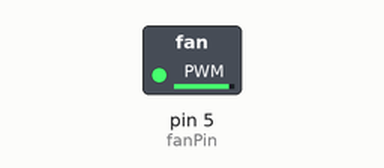
This sketch was run on a simulated Arduino Uno, built with avr-gcc and run on an emulated ATmega328P. Shown: switched loads named in the sketch (green lamp = pin HIGH).

Above: at 0.05 s.
At 4.0 s:
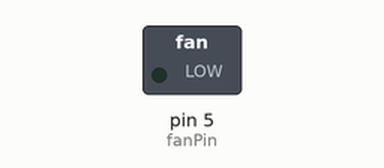
Timing chart, 0 to 5.2 s (numbered marks = the images above):
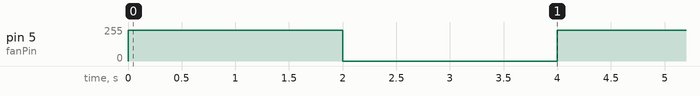

Measured:
- by itself, pin 5 (fanPin): alternates 232/255 for 2.0 s and 0/255 for 2.0 s

The sketch:

Arduino_Fan.ino
```cpp
// Example of using the Grove Mini Fan on an Arduino Uno (without Grove Shield)

// Connect the Grove mini fan to Arduino:
// Yellow to PIN D5 on Arduino
// White to PIN D6 on Arduino
// Red to 5V on Arduino
// Black to GND on Arduino

int fanPin = 5;

// analog pin, so values between 0 to 1023
int speedOn = 1000;
int speedOff = 0;

void setup() {
  // put your setup code here, to run once:
  Serial.begin(9600); // init serial link for debugging
  pinMode(fanPin, OUTPUT);
}

void loop() {
  // put your main code here, to run repeatedly:
  analogWrite(fanPin, speedOn);
  delay(2000);
  analogWrite(fanPin, speedOff);
  delay(2000);
}
```
